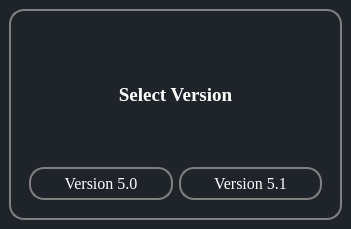
<?xml version="1.0" encoding="UTF-8"?>
<ui version="4.0">
 <class>importVersionDialog</class>
 <widget class="QMainWindow" name="importVersionDialog">
  <property name="geometry">
   <rect>
    <x>0</x>
    <y>0</y>
    <width>351</width>
    <height>229</height>
   </rect>
  </property>
  <property name="windowTitle">
   <string>MainWindow</string>
  </property>
  <property name="styleSheet">
   <string notr="true">*{
	
border:none;
background-color:transparent;
background:none;
padding:0;
margin:0;
color:#fff;
}



#centralwidget{
background-color:#1f232a;
}

QPushButton{
text-align:left;
padding: 5px 10px;

border-top-left-radius:5px;
border-botton-left-radius:5px;
}
QPushButton:pressed{
background-color:grey;
text-align:left;
padding:2px 10px;
color:white;}</string>
  </property>
  <widget class="QWidget" name="centralwidget">
   <layout class="QGridLayout" name="gridLayout">
    <item row="0" column="0" colspan="2">
     <widget class="QFrame" name="frame">
      <property name="sizePolicy">
       <sizepolicy hsizetype="Preferred" vsizetype="Preferred">
        <horstretch>0</horstretch>
        <verstretch>0</verstretch>
       </sizepolicy>
      </property>
      <property name="styleSheet">
       <string notr="true">#frame{border:2px solid grey; border-radius:15px;}</string>
      </property>
      <property name="frameShape">
       <enum>QFrame::StyledPanel</enum>
      </property>
      <property name="frameShadow">
       <enum>QFrame::Raised</enum>
      </property>
      <layout class="QVBoxLayout" name="verticalLayout">
       <item>
        <widget class="QFrame" name="frame_3">
         <property name="styleSheet">
          <string notr="true">border-color: rgb(255, 255, 255);

QLineEdit {
	background-color: #cccccc;
	border-radius: 20px; 

}
</string>
         </property>
         <property name="frameShape">
          <enum>QFrame::StyledPanel</enum>
         </property>
         <property name="frameShadow">
          <enum>QFrame::Plain</enum>
         </property>
         <layout class="QGridLayout" name="gridLayout_2">
          <item row="0" column="0" colspan="2">
           <widget class="QLabel" name="label_7">
            <property name="enabled">
             <bool>true</bool>
            </property>
            <property name="sizePolicy">
             <sizepolicy hsizetype="Preferred" vsizetype="Preferred">
              <horstretch>0</horstretch>
              <verstretch>0</verstretch>
             </sizepolicy>
            </property>
            <property name="font">
             <font>
              <family>Georgia</family>
              <pointsize>14</pointsize>
              <bold>true</bold>
             </font>
            </property>
            <property name="styleSheet">
             <string notr="true">text-align:centre;</string>
            </property>
            <property name="frameShape">
             <enum>QFrame::NoFrame</enum>
            </property>
            <property name="text">
             <string>&lt;html&gt;&lt;head/&gt;&lt;body&gt;&lt;p align=&quot;center&quot;&gt;Select Version&lt;/p&gt;&lt;/body&gt;&lt;/html&gt;</string>
            </property>
           </widget>
          </item>
          <item row="1" column="0">
           <widget class="QPushButton" name="importVersion50">
            <property name="font">
             <font>
              <family>Georgia</family>
              <pointsize>12</pointsize>
             </font>
            </property>
            <property name="styleSheet">
             <string notr="true">border: 2px solid grey;
border-radius:15px;
text-align:center;</string>
            </property>
            <property name="text">
             <string>Version 5.0</string>
            </property>
           </widget>
          </item>
          <item row="1" column="1">
           <widget class="QPushButton" name="importVersion51">
            <property name="font">
             <font>
              <family>Georgia</family>
              <pointsize>12</pointsize>
              <italic>false</italic>
             </font>
            </property>
            <property name="styleSheet">
             <string notr="true">border: 2px solid grey;
border-radius:15px;
text-align:center;</string>
            </property>
            <property name="text">
             <string>Version 5.1</string>
            </property>
           </widget>
          </item>
         </layout>
        </widget>
       </item>
      </layout>
     </widget>
    </item>
   </layout>
  </widget>
 </widget>
 <resources/>
 <connections/>
</ui>
